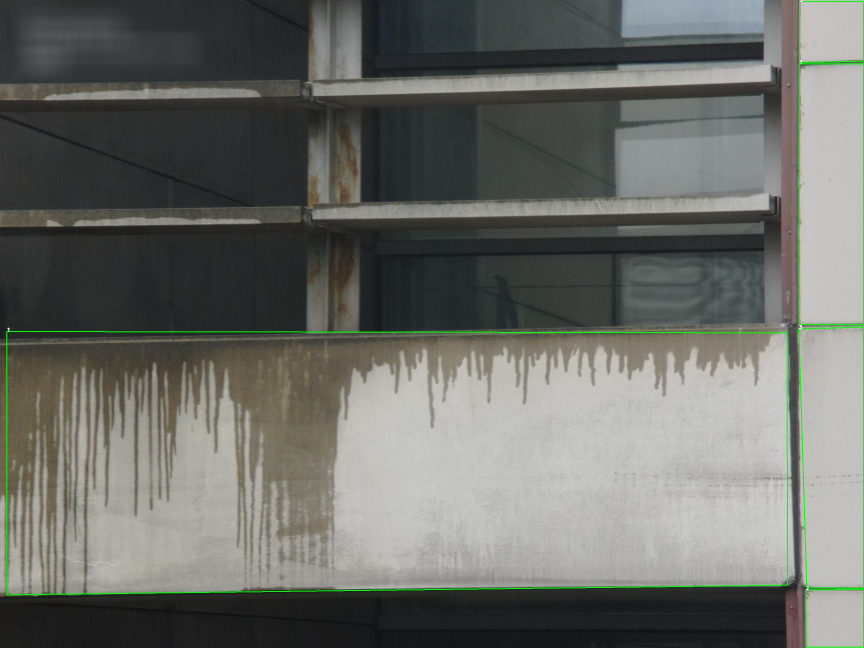
#> input picture Source_Code/StainDetection/test.jpg, 2592 x 1944 px (shown at 1/3 size)
$ python -i main.py   (imports and definitions only)
#> lines starting #> are read from the running program, lines starting #| are printed output that depends on the picture; after the words box and inside, x2 and y2 are one past the last pixel; in counts of white or black regions, pixels touching at a corner belong together
#> further down, picture is the input picture: shape (1944, 2592, 3); mean B, G, R 103.3, 108.6, 106.6
from __future__ import annotations

import argparse
import json
import math
import os
import time
from pathlib import Path
from typing import Any

CACHE_ROOT = Path('/tmp/stain-detection-cache')
# [4 lines not run here, left out]

import cv2
import numpy as np
from ultralytics import YOLO

APP_ROOT = Path(__file__).resolve().parent
MODEL_PATH = APP_ROOT / 'model' / 'best_weights_model.pt'
OUTPUT_ROOT = APP_ROOT / 'outputs'
IMAGE_SIZE = 640
CONFIDENCE_THRESHOLD = 0.3
IOU_THRESHOLD = 0.45


# [66 lines left out: functions parse_args, validate_model_file, read_image, sort_corners, polygon_to_corners, warp_block, not called in this run]


def partition_image(image: np.ndarray, num_rows: int, num_cols: int) -> list[np.ndarray]:
#> called with num_rows = 4, num_cols = 4
    height, width = image.shape[:2]
#> height = 1944; width = 2592
    block_height = height // num_rows
#> block_height = 486
    block_width = width // num_cols
#> block_width = 648
    return [
        image[row * block_height:(row + 1) * block_height, col * block_width:(col + 1) * block_width]
        for row in range(num_rows)
        for col in range(num_cols)
    ]


def calculate_stain(block_image: np.ndarray, output_path: Path) -> dict[str, Any]:
    blocks = partition_image(block_image, 4, 4)
#> blocks = 16 items
    mean_values = [float(np.mean(block[:, :, 0])) for block in blocks if block.size > 0]
#> mean_values = [58.64, 60.23, 77.3, 139.2, 48.03, 52.59, 66.78, 125.2, 94.18, 119.5, 165.2, 168.9, 106.1, 110.1, 122.1, 139.2]
    variance = float(np.var(mean_values)) if mean_values else 0.0
#> variance = 1463.8

    if variance <= 40:
        return {
            'has_stain': False,
            'stain_ratio': 0.0,
            'stain_percentage': 0.0,
            'variance': round(variance, 6),
            'result_image': None,
            'status': 'low_variance_skipped',
        }

    gray_image = cv2.cvtColor(block_image, cv2.COLOR_BGR2GRAY)
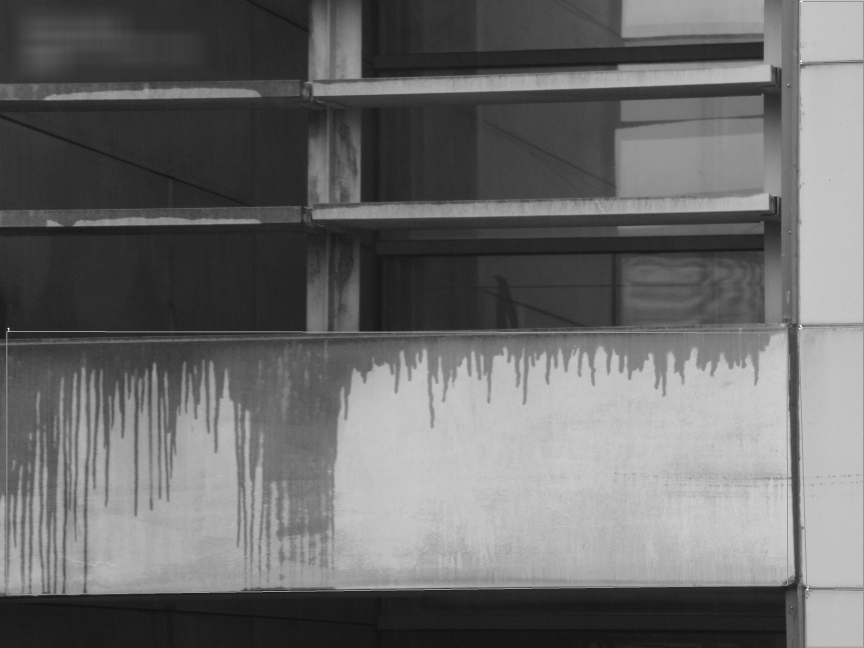
#> gray_image: shape (1944, 2592) (shown at 1/3 size); min 6, max 255, mean 107.4
    denoised_image = cv2.fastNlMeansDenoising(gray_image, None, h=10, templateWindowSize=7, searchWindowSize=21)
    threshold_value = float(cv2.mean(denoised_image)[0])
#> threshold_value = 107.5
    _, binary_image = cv2.threshold(denoised_image, threshold_value, 255, cv2.THRESH_BINARY)
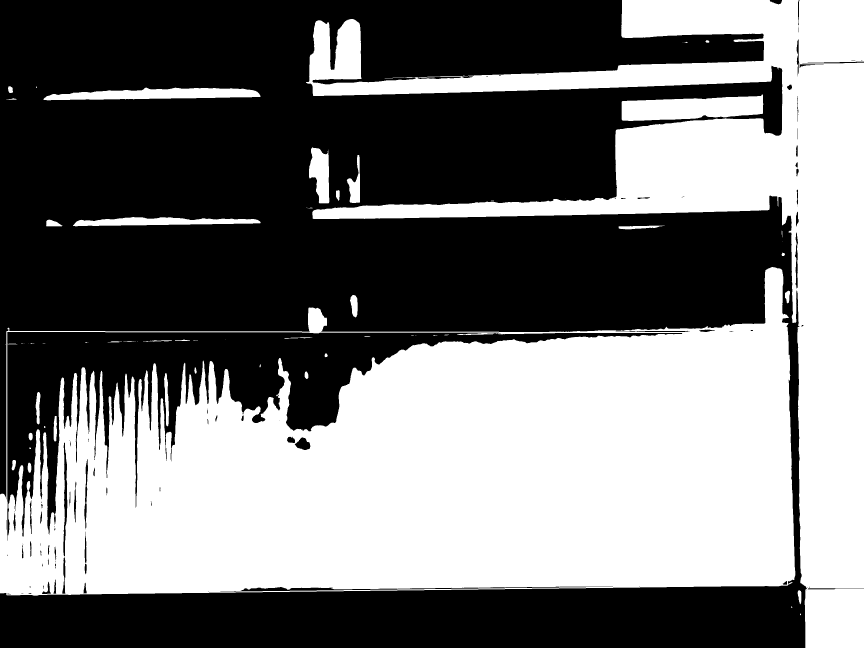
#> binary_image: shape (1944, 2592) (shown at 1/3 size); 46.7% white; 73 white regions (32 under 20 px), largest, box (x1, y1, x2, y2) and area: (0, 801, 2386, 1787) 1552583, (918, 0, 2592, 1944) 730309, (1865, 283, 2290, 363) 24886

    binary_bgr = cv2.cvtColor(binary_image, cv2.COLOR_GRAY2BGR)
    result_image = cv2.addWeighted(binary_bgr, 0.5, block_image, 0.5, 0)
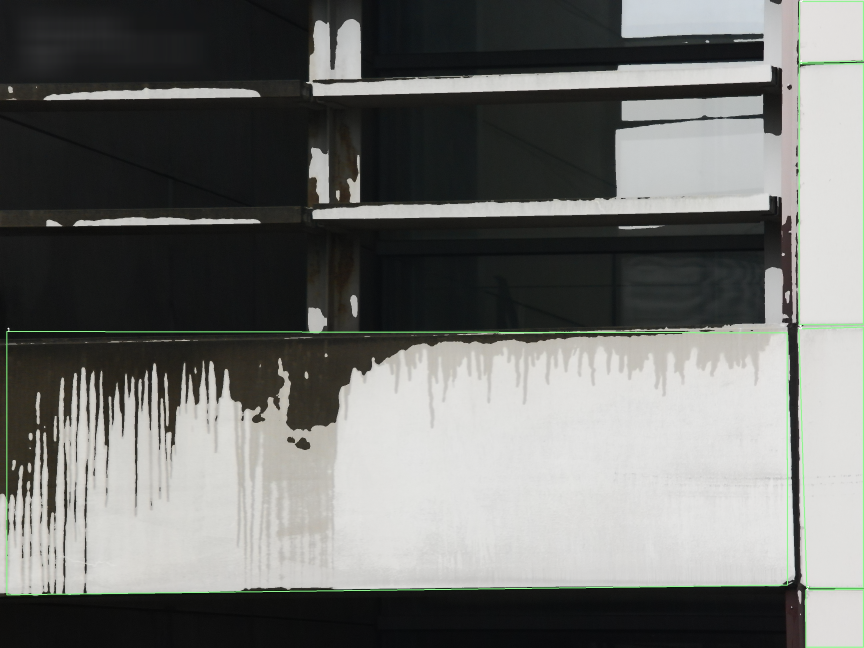
#> result_image: shape (1944, 2592, 3) (shown at 1/3 size); mean B, G, R 111.2, 113.9, 112.9
    white_pixels = int(cv2.countNonZero(binary_image))
#> white_pixels = 2353530
    total_pixels = int(binary_image.size)
#> total_pixels = 5038848
    stain_ratio = 1 - white_pixels / total_pixels if total_pixels else 0.0
#> stain_ratio = 0.533

#> (the run stopped early here; a loop or call above may not have finished)
